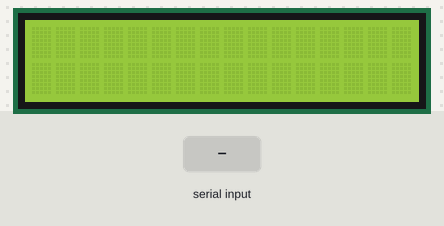
Bench run of a sketch on a simulated Arduino Uno, built with avr-gcc and run on an emulated ATmega328P. On the bench: 16×2 character LCD. The inputs (shaded band) are chosen by the test bench. What the sketch prints to the serial monitor is not drawn.

Above: at 1.2 s.
1.3 s: "$GPGGA" received over the second serial link
2.8 s: "$GPGSV" received over the second serial link
At 4.0 s:
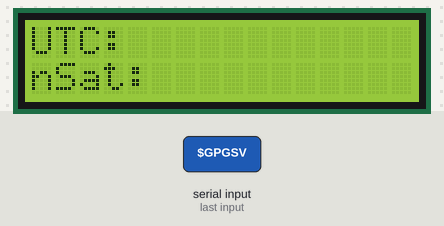
4.3 s: "$GPRMC" received over the second serial link
At 5.2 s:
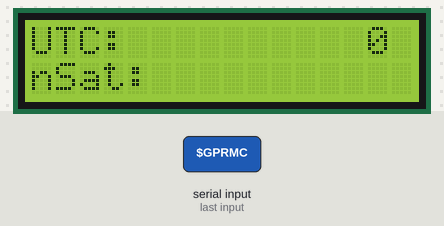
Timing chart, 0 to 7.3 s (numbered marks = the images above; inputs shaded):
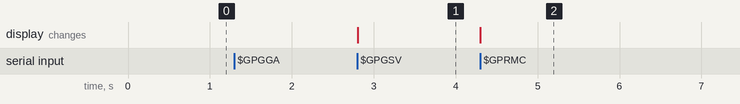

Measured:
- after the input at 1.3 s, every drawn part: stays the same
- after the input at 2.8 s, the display: changes at once (image 1)
- after the input at 4.3 s, the display: changes at once (image 2)

The sketch:

gps_data.ino
```cpp
/*
Reads NMEA messages from Parallax GPS module and displays information to 16x2 LCD.
Raw NMEA messages also passed over USB serial.

LCD display layout:
 --------------------------------------------
 |UTC time            valid  num SV messages|
 |number of sattelites      CNo of top 3 SVs|
 --------------------------------------------

*/

#include <SoftwareSerial.h>
#include <LiquidCrystal.h>

#include "config.h"

char inByte;
String sentence = "";

SoftwareSerial mySerial(GPS_RX, GPS_TX); // GPS module one-line serial interface
LiquidCrystal lcd(RS, EN, D4, D5, D6, D7);


void parse_gpgga(String gpgga){
  int c1 = gpgga.indexOf(','); // time
  int c2 = gpgga.indexOf(',', c1+1); // lat
  int c3 = gpgga.indexOf(',', c2+1); // lat dir
  int c4 = gpgga.indexOf(',', c3+1); // long
  int c5 = gpgga.indexOf(',', c4+1); // long dir
  int c6 = gpgga.indexOf(',', c5+1); // fix quality
  int c7 = gpgga.indexOf(',', c6+1); // number of satelites
  int c8 = gpgga.indexOf(',', c7+1); // HDOP
  int c9 = gpgga.indexOf(',', c8+1); // altitude
  int c10 = gpgga.indexOf(',', c9+1); // alt unit
  int c11 = gpgga.indexOf(',', c10+1); // height
  int c12 = gpgga.indexOf(',', c11+1); // height unit
  int c13 = gpgga.indexOf(',', c12+1); // time since last DGPS update
  int c14 = gpgga.indexOf(',', c13+1); // DGPS ref station id
  int c15 = gpgga.indexOf(',', c14+1); // checksum
  int c16 = gpgga.indexOf(',', c15+1); // checksum
  int c17 = gpgga.indexOf(',', c16+1); // checksum

  String Time = gpgga.substring(0, c1);
  String nSat = gpgga.substring(c6+1, c7);

  lcd.setCursor(0,0);
  lcd.print("UTC: " + Time);
  lcd.setCursor(0,1);
  lcd.print("nSat:" + nSat);
}

void parse_gpgsv(String gpgsv){
  int c1 = gpgsv.indexOf(','); // num messages
  int c2 = gpgsv.indexOf(',', c1+1); // message number
  int c3 = gpgsv.indexOf(',', c2+1); // num SVs in view
  int c4 = gpgsv.indexOf(',', c3+1); // SV1 PRN
  int c5 = gpgsv.indexOf(',', c4+1); // SV1 elevation in degrees
  int c6 = gpgsv.indexOf(',', c5+1); // SV1 azimuth in degrees
  int c7 = gpgsv.indexOf(',', c6+1); // SV1 CNo
  int c8 = gpgsv.indexOf(',', c7+1); // SV2 PRN
  int c9 = gpgsv.indexOf(',', c8+1); // SV2 elevation in degrees
  int c10 = gpgsv.indexOf(',', c9+1); // SV2 azimuth in degrees
  int c11 = gpgsv.indexOf(',', c10+1); // SV2 CNo
  int c12 = gpgsv.indexOf(',', c11+1); // SV3 PRN
  int c13 = gpgsv.indexOf(',', c12+1); // SV3 elevation in degrees
  int c14 = gpgsv.indexOf(',', c13+1); // SV3 azimuth in degrees
  int c15 = gpgsv.indexOf(',', c14+1); // SV3 CNo
  int c16 = gpgsv.indexOf(',', c15+1); // SV4 PRN
  int c17 = gpgsv.indexOf(',', c16+1); // SV4 elevation in degrees
  int c18 = gpgsv.indexOf(',', c17+1); // SV4 azimuth in degrees
  int c19 = gpgsv.indexOf(',', c18+1); // SV4 CNo

  int nMess = gpgsv.substring(0, c1).toInt();

  int CNo1 = gpgsv.substring(c6+1, c7).toInt();
  int CNo2 = gpgsv.substring(c10+1, c11).toInt();
  int CNo3 = gpgsv.substring(c14+1, c15).toInt();

  lcd.setCursor(14,0);
  lcd.print(nMess);

  if (nMess == 1) {
    lcd.setCursor(8,1);
    lcd.print(CNo1);
    lcd.setCursor(11,1);
    lcd.print("--");
    lcd.setCursor(14,1);
    lcd.print("--");
  }
  if (nMess == 2) {
    lcd.setCursor(8,1);
    lcd.print(CNo1);
    lcd.setCursor(11,1);
    lcd.print(CNo2);
    lcd.setCursor(14,1);
    lcd.print("--");
  }
  if (nMess >= 3) {
    lcd.setCursor(8,1);
    lcd.print(CNo1);
    lcd.setCursor(11,1);
    lcd.print(CNo2);
    lcd.setCursor(14,1);
    lcd.print(CNo3);
  }
}

void parse_gprmc(String gprmc){
  int c1 = gprmc.indexOf(','); // time
  int c2 = gprmc.indexOf(',', c1+1); // valid
  int c3 = gprmc.indexOf(',', c2+1); // lat
  int c4 = gprmc.indexOf(',', c3+1); // N/S
  int c5 = gprmc.indexOf(',', c4+1); // long
  int c6 = gprmc.indexOf(',', c5+1); // E/W
  int c7 = gprmc.indexOf(',', c6+1); // speed in knots
  int c8 = gprmc.indexOf(',', c7+1); // course
  int c9 = gprmc.indexOf(',', c8+1); // date
  int c10 = gprmc.indexOf(',', c9+1); // variation
  int c11 = gprmc.indexOf(',', c10+1); // E/W
  int c12 = gprmc.indexOf(',', c11+1); // checksum

  String Valid = gprmc.substring(c1+1, c2);

  lcd.setCursor(12,0);
  lcd.print(Valid);
}


void parse_sentence(String sent) {
  if (sent.substring(0, 6) == "$GPGGA"){
    parse_gpgga(sent.substring(7));
  }
  else if (sent.substring(0, 6) == "$GPGSV"){
    parse_gpgsv(sent.substring(7));
  }
  else if (sent.substring(0, 6) == "$GPRMC"){
    parse_gprmc(sent.substring(7));
  }
}

void setup() {
  lcd.begin(LCD_COLS, LCD_ROWS);
  Serial.begin(BAUD);
  while (!Serial) {
    ;
  }
  mySerial.begin(BAUD);
}

void loop() { // run over and over
  if (mySerial.available()) { // read GPS
    inByte = mySerial.read();

    Serial.write(inByte);

    if (inByte == 0x24){ // $ start of message
      parse_sentence(sentence); // handle last sentence
      sentence = inByte;
    }
    else {
      sentence.concat(inByte);
    }
  }
}
```

config.h
```cpp
// config.h

// set buad rate
#define BAUD 4800

// Parallax GPS module setup
#define GPS_RX 10
#define GPS_TX 10

// LCD setup
#define LCD_ROWS 2
#define LCD_COLS 16
#define RS 12
#define EN 11
#define D4 5
#define D5 4
#define D6 3
#define D7 2
```
